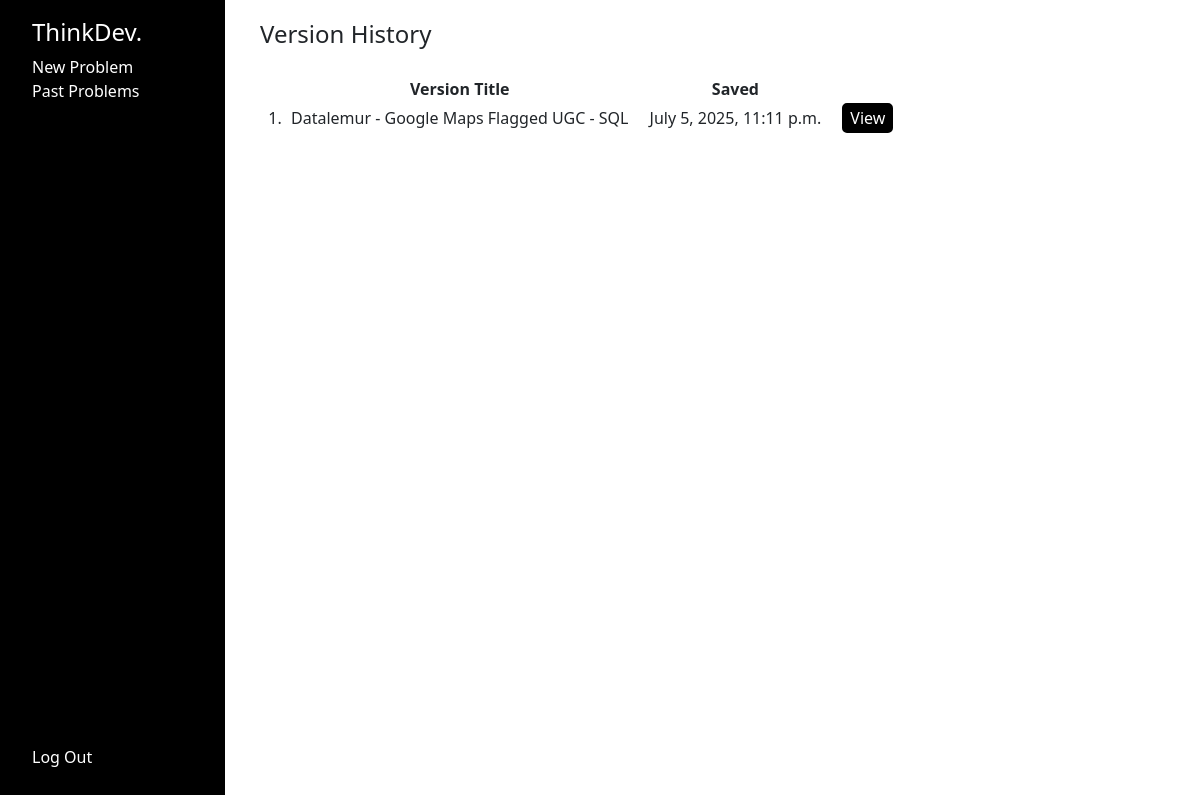
/problemlog/versions/68 (signed in), run on the app's committed database.
### problemlog/models.py (models this page shows)
class ProblemVersions(models.Model):
    problem_id = models.ForeignKey(Problems, on_delete=models.CASCADE)
    username = models.CharField(max_length=255)
    version_number = models.IntegerField(default=1)
    problem_title = models.CharField(max_length=10000)
    problem_description = models.CharField(max_length=10000)
    problem_summary = models.CharField(max_length=10000)
    pseudo_code = models.CharField(max_length=10000)
    source_code = models.CharField(max_length=10000)
    solved = models.CharField(max_length=50)
    submit_time = models.DateTimeField(auto_now_add=True)

### problemlog/views.py (the view)
# urls.py: path("problemlog/versions/<int:id_entry>", views.problem_versions, name="problem_versions"),
@login_required
def problem_versions(request, id_entry):
    versions =  ProblemVersions.objects.filter(problem_id = id_entry, username = request.user.username)
    return render(request, "versions.html", {
        "versions": versions
    })

### problemlog/templates/versions.html (shortened to what this page needs)
{% extends "layout.html" %}
{% block body %}
<h4>Version History</h4>
<table>
    <tr>
        <td>
        </td>
        <td class="log_table_cell">
            <b>Version Title</b>
        </td>
        <td class="log_table_cell">
            <b>Saved</b>
        </td>
    </tr>
    {% for version in versions %}
    <tr style="text-align: center;">
        <td style="width: 30px;">
            {{forloop.counter}}.
        </td>
        <td style="padding-right: 20px;">
            {{ version.problem_title }}
        </td>
        <td style="padding-right: 20px;">
            {{ version.submit_time }}
        </td>
        <form action="{% url 'versions_view' id_entry=version.id %}" method="POST">
            <td style="padding-right: 20px;">
                <input style="border-radius: 5px; background-color:black; color: white; border: 2px solid black;"
                    name="view_button" type="submit" value="View">
            </td>
        </form>
    </tr>
    {% endfor %}
</table>
{% endblock %}

### problemlog/static/styles.css (style rules this page uses)
.sidebar_pages { height: 100%; width: 100%; display: grid; grid-template-columns: 225px 1fr; }
.log_table_cell { padding-top: 20px; padding-right: 20px; text-align: center; }

### data on the page
ProblemVersions: problem_title "Datalemur - Google Maps Flagged UGC - SQL", submit_time "July 5, 2025, 11:11 p.m."
